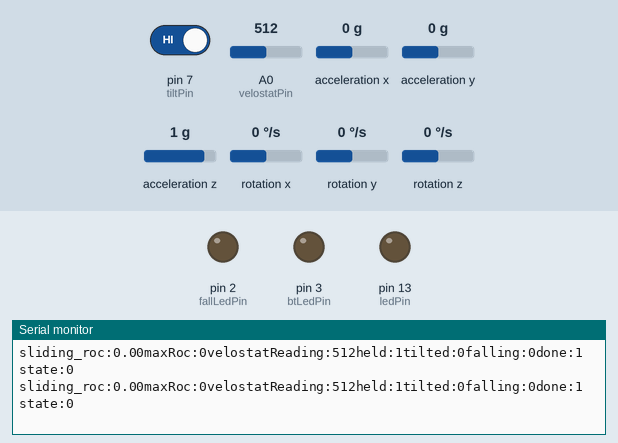
This sketch was run on a simulated Arduino Uno, built with avr-gcc and run on an emulated ATmega328P. On the bench: output pins drawn as LEDs (lit = HIGH), the last lines printed to the serial monitor. The inputs (shaded band) are chosen by the test bench; at power-on: A0 (velostatPin) = 512, pin 7 (tiltPin) HIGH, acceleration x 0 g, acceleration y 0 g, acceleration z 1 g, rotation x 0 °/s, rotation y 0 °/s, rotation z 0 °/s.

Above: at 7.2 s.
7.3 s: A0 (velostatPin) set to 110
At 7.41 s:
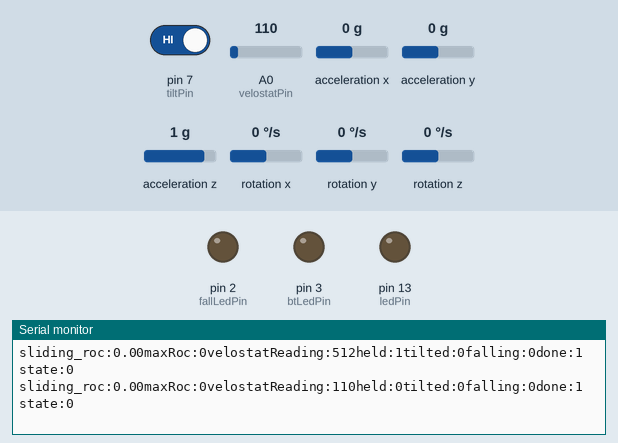
10.3 s: A0 (velostatPin) set to 89
At 10.36 s:
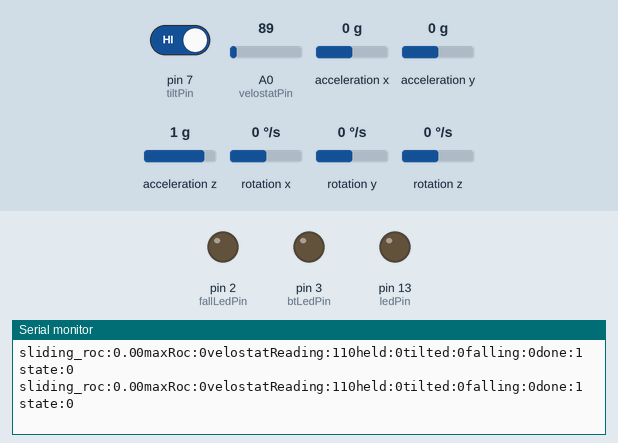
Timing chart, 0 to 13.3 s (numbered marks = the images above; inputs shaded):
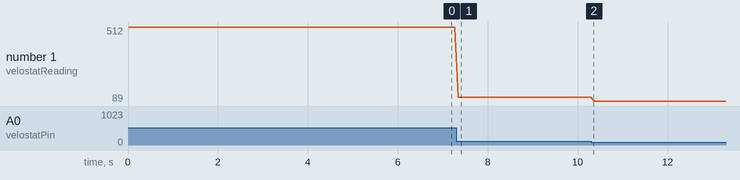

Measured:
- after the input at 7.3 s, the serial monitor: prints a new line after 0.05 s (image 1)
- plotted number 1: 512 → 110 after the input at 7.3 s, 110 → 89 after the input at 10.3 s

The sketch:

FallDetect.ino
```cpp
#include <Wire.h>
#include <LSM6.h>
#include <SoftwareSerial.h>

#define ledPin 13
#define fallLedPin 2
#define btLedPin 3
#define velostatPin A0
#define tiltPin 7

#define safe 1
#define fall 2
#define notconnected 3

SoftwareSerial bt(10, 11); /* (Tx,Rx) */

int maxRoc = 0;

// test setup
unsigned long ledPrevTime = 0;

// velostat setup
const int velostatThreshold = 300;
const int velostatHoldTimeMs = 1000;
unsigned long velostatPrevTime = 0;

// gyroscope setup
LSM6 imu;
const int bufferSize = 10;
float gyroSamples[bufferSize] = {0, 0, 0, 0, 0, 0, 0, 0, 0, 0};
const int rocBufferSize = 20;
bool rocAboveThreshold[rocBufferSize];
int rocIndex = 0;
const long rocThreshold = 100000;

// input states
bool btConnected = 0;
bool held = 0;
bool tilted = 0;
bool falling = 0;
// derived input states
bool fallen = 0;
bool stuck = 0;
// pending alert states
unsigned long alertPrevTime = 0;
bool done = 0;
// system state
int state = 0; // 0: safe, 1: pending, 2: alert
int prevState = 0;

// delays
const int MsPerS = 1000;
const int pendingDelayInMs = 5 * MsPerS; // TODO: Change from 5 to 30 for final product
const int delayInMs = 50;

bool containsOne(bool arr[], int size)
{
  for (int i = 0; i < size; i++)
  {
    if (arr[i])
      return true;
  }
  return false;
}

void shiftArray(float arr[], int size, float newVal)
{
  for (int i = size - 1; i > 0; i--)
  {
    arr[i] = arr[i - 1];
  }
  arr[0] = newVal;
}

void setup()
{
  // testing
  Serial.begin(9600);
  pinMode(ledPin, OUTPUT);
  pinMode(fallLedPin, OUTPUT);
  pinMode(btLedPin, OUTPUT);
  // velostat
  pinMode(velostatPin, INPUT);
  // tilt
  pinMode(tiltPin, INPUT);
  // gyroscopes
  Wire.begin();
  if (!imu.init())
  {
    Serial.println("Failed to detect and initialize IMU!");
    while (1)
      ;
  }
  imu.enableDefault();
  // bluetooth
  bt.begin(9600); /* Define baud rate for software serial communication */
  Serial.println("Program Started");
}

void loop()
{
  // ######## GET INPUT ########
  while (bt.available())
  {
    int btRead = bt.read();
    btConnected = btRead == 0;
    Serial.print("Received:");
    Serial.print(btRead);
    if (btConnected)
    {
      bt.write(safe);
    }
    else
    {
      bt.write(notconnected);
    }
  }

  // velostat
  int velostatReading = analogRead(velostatPin);
  // tilt
  int tilt_val = digitalRead(tiltPin);
  // gyroscopes
  imu.read();
  float gyro_magnitude = abs(imu.g.x) + abs(imu.g.z);
  shiftArray(gyroSamples, bufferSize, gyro_magnitude);
  float a_avg = 0;
  float b_avg = 0;
  float sliding_roc = 0;
  for (int i = 0; i < bufferSize / 2; i++)
  {
    a_avg += gyroSamples[i];
  }
  a_avg /= bufferSize;
  for (int i = bufferSize / 2; i < bufferSize; i++)
  {
    b_avg += gyroSamples[i];
  }
  b_avg /= bufferSize;
  sliding_roc = abs(a_avg - b_avg) / delayInMs * MsPerS * (bufferSize / 2);

  if (sliding_roc > maxRoc)
    maxRoc = sliding_roc; // TESTING

  rocAboveThreshold[rocIndex] = sliding_roc > rocThreshold;
  rocIndex = (rocIndex + 1) % rocBufferSize;

  // ######## DETERMINE STATES ########
  if (!held && velostatReading > velostatThreshold)
  {
    held = 1;
    velostatPrevTime = millis();
  }
  else if (held && millis() - velostatPrevTime > velostatHoldTimeMs && velostatReading < velostatThreshold)
  {
    held = 0;
  }
  tilted = tilt_val == 0;
  falling = containsOne(rocAboveThreshold, rocBufferSize);
  // derived states
  fallen = !held && tilted && falling;
  stuck = !held && tilted;

  switch (state)
  {
  case 0:
    prevState = 0;
    if (!fallen)
      break;
    else
    {
      state = 1;
      alertPrevTime = millis();
    }
    break;
  case 1:
    prevState = 1;
    if (!done)
      break;
    else
    {
      if (stuck)
        state = 2;
      else
        state = 0;
    }
    break;
  case 2:
    prevState = 2;
    if (stuck)
      break;
    state = 0;
    break;
  }

  done = millis() - alertPrevTime > pendingDelayInMs;

  // ######## TRIGGER OUTPUTS ########
  if (state == 0 && prevState != 0)
  {
    bt.write(safe);
  }

  if (state == 2 && prevState != 2)
  {
    ledPrevTime = millis();
    bt.write(fall);
  }

  digitalWrite(ledPin, state == 1);
  digitalWrite(fallLedPin, state == 1);
  digitalWrite(btLedPin, btConnected);

  // ######## CALIBRATION ########
  Serial.print("sliding_roc:");
  Serial.print(sliding_roc);
  Serial.print("maxRoc:");
  Serial.print(maxRoc);

  Serial.print("velostatReading:");
  Serial.print(velostatReading);
  // Serial.print("gyro_magnitude:");
  // Serial.print(gyro_magnitude);

  // ######## TEST OUTPUT ########
  Serial.print("held:");
  Serial.print(held);
  Serial.print("tilted:");
  Serial.print(tilted);
  Serial.print("falling:");
  Serial.print(falling);
  Serial.print("done:");
  Serial.print(done);
  Serial.print("state:");
  Serial.println(state);

  delay(delayInMs);
}
```
